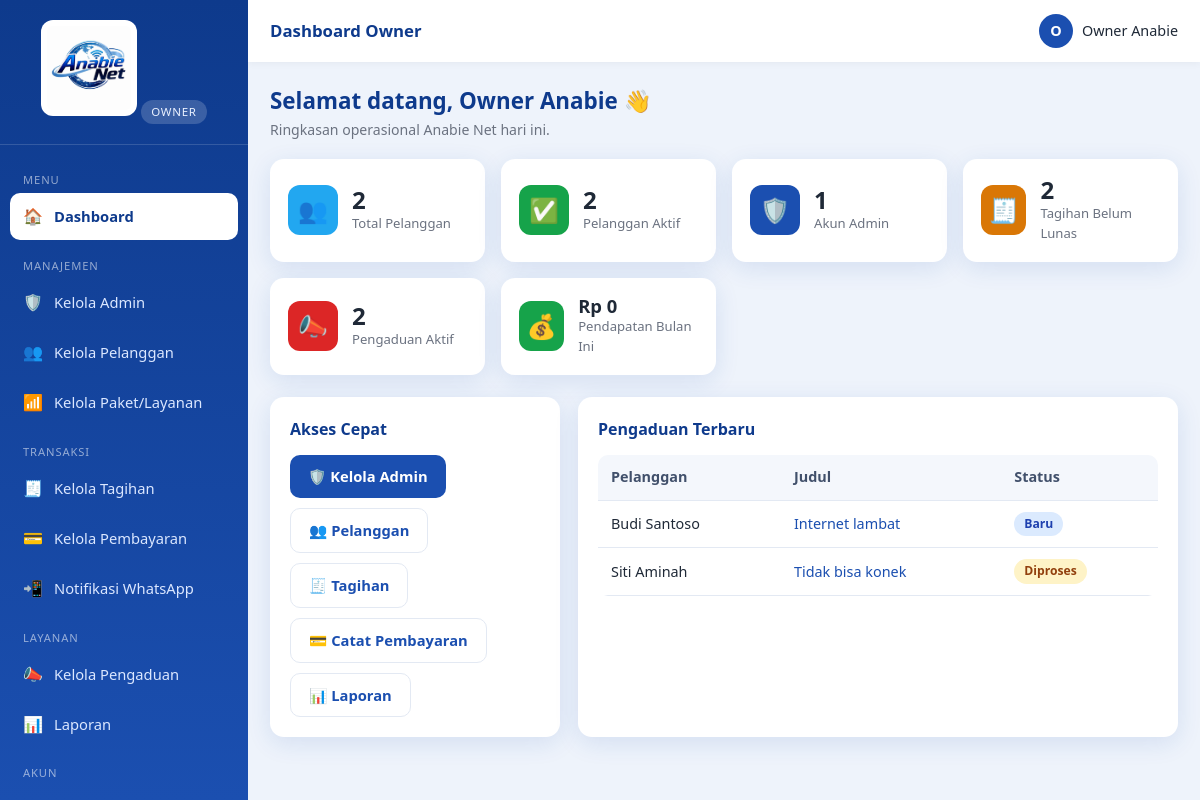
Screenshot of /index.php?r=owner.dashboard (signed in) with the database file from the repository.
### tables this page shows
CREATE TABLE `pengaduan` (
  `id`           INT AUTO_INCREMENT PRIMARY KEY,
  `pelanggan_id` INT NOT NULL,
  `judul`        VARCHAR(150) NOT NULL,
  `isi`          TEXT NOT NULL,
  `status`       ENUM('baru','diproses','selesai') NOT NULL DEFAULT 'baru',
  `tanggapan`    TEXT DEFAULT NULL,
  `created_at`   TIMESTAMP DEFAULT CURRENT_TIMESTAMP,
  CONSTRAINT `fk_pengaduan_pelanggan` FOREIGN KEY (`pelanggan_id`) REFERENCES `pelanggan`(`id`) ON DELETE CASCADE
);

CREATE TABLE `pelanggan` (
  `id`          INT AUTO_INCREMENT PRIMARY KEY,
  `user_id`     INT DEFAULT NULL,
  `kode`        VARCHAR(30) NOT NULL UNIQUE,
  `nama`        VARCHAR(120) NOT NULL,
  `no_hp`       VARCHAR(25) NOT NULL,
  `email`       VARCHAR(120) DEFAULT NULL,
  `alamat`      TEXT NOT NULL,
  `paket_id`    INT DEFAULT NULL,
  `status`      ENUM('aktif','isolir','nonaktif') NOT NULL DEFAULT 'aktif',
  `tgl_pasang`  DATE DEFAULT NULL,
  `created_at`  TIMESTAMP DEFAULT CURRENT_TIMESTAMP,
  CONSTRAINT `fk_pelanggan_user`  FOREIGN KEY (`user_id`)  REFERENCES `users`(`id`) ON DELETE SET NULL,
  CONSTRAINT `fk_pelanggan_paket` FOREIGN KEY (`paket_id`) REFERENCES `paket`(`id`) ON DELETE SET NULL
);

### app/lib/view.php (called while the page is built, shortened)
<?php
function render(string $view, array $data = [], array $opts = []): void
{
    extract($data, EXTR_SKIP);
    $u    = current_user();
    include VIEW_PATH . '/' . $view . '.php';
    include VIEW_PATH . '/partials/layout.php';
}

### app/controllers/dashboard.php (called while the page is built, shortened)
<?php
function ctl_owner_dashboard(): void
{
    $stats = staff_stats();
    $stats['total_admin'] = (int) query_one("SELECT COUNT(*) c FROM users WHERE role='admin'")['c'];
    $pengaduan_baru = query_all(
        "SELECT pg.*, p.nama AS pelanggan FROM pengaduan pg
         JOIN pelanggan p ON p.id = pg.pelanggan_id
         WHERE pg.status != 'selesai' ORDER BY pg.created_at DESC LIMIT 5"
    );
    render('owner/dashboard', compact('stats', 'pengaduan_baru'),
        ['title' => 'Dashboard Owner', 'active' => 'owner.dashboard']);
}
function staff_stats(): array
{
    return [
        'total_pelanggan' => (int) query_one("SELECT COUNT(*) c FROM pelanggan")['c'],
        'pelanggan_aktif' => (int) query_one("SELECT COUNT(*) c FROM pelanggan WHERE status='aktif'")['c'],
        'total_paket'     => (int) query_one("SELECT COUNT(*) c FROM paket")['c'],
        'tagihan_belum'   => (int) query_one("SELECT COUNT(*) c FROM tagihan WHERE status='belum_lunas'")['c'],
        'pengaduan_baru'  => (int) query_one("SELECT COUNT(*) c FROM pengaduan WHERE status!='selesai'")['c'],
        'pendapatan_bulan'=> (float) query_one(
            "SELECT COALESCE(SUM(jumlah),0) s FROM pembayaran WHERE DATE_FORMAT(tgl_bayar,'%Y-%m')=?",
            [date('Y-m')]
        )['s'],
    ];
}

### public/index.php (called while the page is built, shortened)
<?php
require __DIR__ . '/../app/lib/db.php';
require __DIR__ . '/../app/lib/helpers.php';
require __DIR__ . '/../app/lib/auth.php';
require __DIR__ . '/../app/lib/view.php';
$r = $_GET['r'] ?? '';
[$handler, $roles] = $routes[$r];
call_user_func($handler);

### app/lib/auth.php (called while the page is built, shortened)
<?php
function current_user(): ?array
{
    return $_SESSION['user'] ?? null;
}

### app/lib/helpers.php (called while the page is built, shortened)
<?php
function e($v): string
{
    return htmlspecialchars((string) ($v ?? ''), ENT_QUOTES, 'UTF-8');
}
function url(string $path = ''): string
{
    return BASE_URL . '/' . ltrim($path, '/');
}
function route(string $r, array $params = []): string
{
    $qs = array_merge(['r' => $r], $params);
    return url('index.php') . '?' . http_build_query($qs);
}
function rupiah($n): string
{
    return 'Rp ' . number_format((float) $n, 0, ',', '.');
}
function status_badge(string $status): string
{
    $map = [
        'lunas' => 'badge-success', 'belum_lunas' => 'badge-danger',
        'aktif' => 'badge-success', 'isolir' => 'badge-warning', 'nonaktif' => 'badge-muted',
        'baru' => 'badge-info', 'diproses' => 'badge-warning', 'selesai' => 'badge-success',
    ];
    return $map[$status] ?? 'badge-muted';
}
function status_label(string $status): string
{
    $map = [
        'belum_lunas' => 'Belum Lunas', 'lunas' => 'Lunas',
        'aktif' => 'Aktif', 'isolir' => 'Isolir', 'nonaktif' => 'Nonaktif',
        'baru' => 'Baru', 'diproses' => 'Diproses', 'selesai' => 'Selesai',
    ];
    return $map[$status] ?? ucfirst(str_replace('_', ' ', $status));
}

### app/lib/db.php (called while the page is built, shortened)
<?php
function db(): PDO
{
    static $pdo = null;
    if ($pdo === null) {
        $dsn = sprintf('mysql:host=%s;port=%s;dbname=%s;charset=utf8mb4', DB_HOST, DB_PORT, DB_NAME);
        try {
            $pdo = new PDO($dsn, DB_USER, DB_PASS, [
                PDO::ATTR_ERRMODE            => PDO::ERRMODE_EXCEPTION,
                PDO::ATTR_DEFAULT_FETCH_MODE => PDO::FETCH_ASSOC,
                PDO::ATTR_EMULATE_PREPARES   => false,
            ]);
        } catch (PDOException $e) {
            http_response_code(500);
            die('Koneksi database gagal: ' . htmlspecialchars($e->getMessage()));
        }
    }
    return $pdo;
}
function query_one(string $sql, array $params = []): ?array
{
    $st = db()->prepare($sql);
    $st->execute($params);
    $row = $st->fetch();
    return $row === false ? null : $row;
}
function query_all(string $sql, array $params = []): array
{
    $st = db()->prepare($sql);
    $st->execute($params);
    return $st->fetchAll();
}

### app/views/owner/dashboard.php (the view)
<div class="page-head">
  <div>
    <h1>Selamat datang, <?= e($u['nama']) ?> 👋</h1>
    <p class="sub">Ringkasan operasional <?= APP_NAME ?> hari ini.</p>
  </div>
</div>
<div class="stats">
  <div class="stat"><div class="si blue">👥</div><div><div class="sv"><?= $stats['total_pelanggan'] ?></div><div class="sl">Total Pelanggan</div></div></div>
  <div class="stat"><div class="si green">✅</div><div><div class="sv"><?= $stats['pelanggan_aktif'] ?></div><div class="sl">Pelanggan Aktif</div></div></div>
  <div class="stat"><div class="si">🛡️</div><div><div class="sv"><?= $stats['total_admin'] ?></div><div class="sl">Akun Admin</div></div></div>
  <div class="stat"><div class="si orange">🧾</div><div><div class="sv"><?= $stats['tagihan_belum'] ?></div><div class="sl">Tagihan Belum Lunas</div></div></div>
  <div class="stat"><div class="si red">📣</div><div><div class="sv"><?= $stats['pengaduan_baru'] ?></div><div class="sl">Pengaduan Aktif</div></div></div>
  <div class="stat"><div class="si green">💰</div><div><div class="sv" style="font-size:1.15rem"><?= rupiah($stats['pendapatan_bulan']) ?></div><div class="sl">Pendapatan Bulan Ini</div></div></div>
</div>
<div class="grid-2">
  <div class="card">
    <div class="card-title">Akses Cepat</div>
    <div class="flex gap wrap">
      <a class="btn btn-primary" href="<?= route('admin.index') ?>">🛡️ Kelola Admin</a>
      <a class="btn btn-outline" href="<?= route('pelanggan.index') ?>">👥 Pelanggan</a>
      <a class="btn btn-outline" href="<?= route('tagihan.index') ?>">🧾 Tagihan</a>
      <a class="btn btn-outline" href="<?= route('pembayaran.create') ?>">💳 Catat Pembayaran</a>
      <a class="btn btn-outline" href="<?= route('laporan.index') ?>">📊 Laporan</a>
    </div>
  </div>
  <div class="card">
    <div class="card-title">Pengaduan Terbaru</div>
    <?php if (!$pengaduan_baru): ?>
      <div class="empty">Tidak ada pengaduan aktif. 🎉</div>
    <?php else: ?>
      <div class="table-wrap"><table class="tbl">
        <thead><tr><th>Pelanggan</th><th>Judul</th><th>Status</th></tr></thead>
        <tbody>
        <?php foreach ($pengaduan_baru as $pg): ?>
          <tr>
            <td><?= e($pg['pelanggan']) ?></td>
            <td><a href="<?= route('pengaduan.show', ['id' => $pg['id']]) ?>"><?= e($pg['judul']) ?></a></td>
            <td><span class="badge <?= status_badge($pg['status']) ?>"><?= status_label($pg['status']) ?></span></td>
          </tr>
        <?php endforeach; ?>
        </tbody>
      </table></div>
    <?php endif; ?>
  </div>
</div>

### public/assets/css/style.css (style rules this page uses)
:root { --primary:#1b4fb0; --primary-dark:#0e3a8c; --primary-light:#3b82f6; --accent:#22a7f0; --bg:#eef3fb; --surface:#ffffff; --text:#1f2937; --muted:#6b7280; --border:#e3e9f3; --success:#16a34a; --danger:#dc2626; --warning:#d97706; --info:#0284c7; --shadow:0 6px 24px rgba(27,79,176,.12); --radius:14px; --sidebar-w:248px; }
* { box-sizing:border-box;margin:0;padding:0 }
html,body { height:100% }
body { font-family:'Segoe UI',Roboto,Helvetica,Arial,sans-serif; background:var(--bg); color:var(--text); line-height:1.55; font-size:15px; }
a { color:var(--primary);text-decoration:none }
.btn { display:inline-flex;align-items:center;gap:7px;justify-content:center; padding:10px 18px;border:none;border-radius:10px;font-size:.92rem;font-weight:600; cursor:pointer;transition:transform .05s,filter .15s;text-decoration:none; }
.btn-primary { background:var(--primary);color:#fff }
.btn-outline { background:#fff;border:1px solid var(--border);color:var(--primary) }
.card { background:var(--surface);border-radius:var(--radius);box-shadow:var(--shadow);padding:20px;margin-bottom:20px }
.card-title { font-size:1rem;font-weight:700;color:var(--primary-dark);margin-bottom:14px;display:flex;align-items:center;justify-content:space-between;gap:10px;flex-wrap:wrap }
.page-head { display:flex;align-items:center;justify-content:space-between;gap:12px;flex-wrap:wrap;margin-bottom:18px }
.page-head h1 { font-size:1.4rem;color:var(--primary-dark) }
.page-head .sub { color:var(--muted);font-size:.88rem }
.stats { display:grid;grid-template-columns:repeat(auto-fit,minmax(210px,1fr));gap:16px;margin-bottom:22px }
.stat { background:var(--surface);border-radius:var(--radius);box-shadow:var(--shadow);padding:18px;display:flex;align-items:center;gap:14px }
.stat .si { width:50px;height:50px;border-radius:12px;display:flex;align-items:center;justify-content:center;font-size:1.5rem;color:#fff;background:var(--primary) }
.stat .si.green { background:var(--success) }
.stat .si.orange { background:var(--warning) }
.stat .si.blue { background:var(--accent) }
.stat .si.red { background:var(--danger) }
.stat .sv { font-size:1.5rem;font-weight:800;color:var(--text);line-height:1.1 }
.stat .sl { font-size:.82rem;color:var(--muted) }
.table-wrap { overflow-x:auto;border-radius:10px }
table.tbl { width:100%;border-collapse:collapse;font-size:.9rem;min-width:560px }
table.tbl th,table.tbl td { padding:11px 13px;text-align:left;border-bottom:1px solid var(--border);vertical-align:middle }
table.tbl th { background:#f4f7fc;color:#41506b;font-weight:600;white-space:nowrap }
.badge { display:inline-block;padding:3px 10px;border-radius:20px;font-size:.76rem;font-weight:600 }
.badge-warning { background:#fef3c7;color:#92400e }
.badge-info { background:#dbeafe;color:#1e40af }
.flex { display:flex }
.gap { gap:10px }
.wrap { flex-wrap:wrap }
.grid-2 { display:grid;grid-template-columns:1fr 1fr;gap:18px }

### rows the page displays
pengaduan: pelanggan.nama "Budi Santoso", judul "Internet lambat", status "Baru"
pengaduan: pelanggan.nama "Siti Aminah", judul "Tidak bisa konek", status "Diproses"

### other values shown
role_label($role) "OWNER"
$group "MENU"
$ico "🏠"
$label "Dashboard"
$group "MANAJEMEN"
$ico "🛡️"
$label "Kelola Admin"
$ico "👥"
$label "Kelola Pelanggan"
$ico "📶"
$label "Kelola Paket/Layanan"
$group "TRANSAKSI"
$ico "🧾"
$label "Kelola Tagihan"
$ico "💳"
